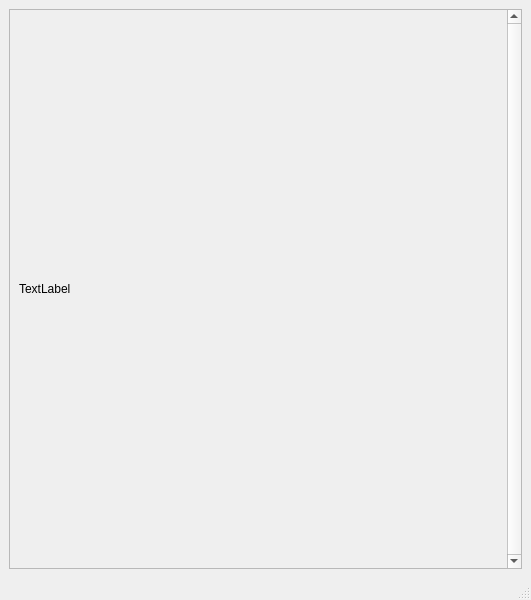
<?xml version="1.0" encoding="UTF-8"?>
<ui version="4.0">
 <class>DebugWindow</class>
 <widget class="QMainWindow" name="DebugWindow">
  <property name="geometry">
   <rect>
    <x>0</x>
    <y>0</y>
    <width>531</width>
    <height>600</height>
   </rect>
  </property>
  <property name="windowTitle">
   <string>MainWindow</string>
  </property>
  <widget class="QWidget" name="centralwidget">
   <property name="sizePolicy">
    <sizepolicy hsizetype="Preferred" vsizetype="Preferred">
     <horstretch>0</horstretch>
     <verstretch>0</verstretch>
    </sizepolicy>
   </property>
   <layout class="QHBoxLayout" name="horizontalLayout_2">
    <item>
     <layout class="QVBoxLayout" name="verticalLayout"/>
    </item>
    <item>
     <widget class="QScrollArea" name="scrollArea">
      <property name="sizePolicy">
       <sizepolicy hsizetype="Preferred" vsizetype="Expanding">
        <horstretch>0</horstretch>
        <verstretch>0</verstretch>
       </sizepolicy>
      </property>
      <property name="verticalScrollBarPolicy">
       <enum>Qt::ScrollBarAlwaysOn</enum>
      </property>
      <property name="widgetResizable">
       <bool>true</bool>
      </property>
      <widget class="QWidget" name="scrollAreaWidgetContents_4">
       <property name="geometry">
        <rect>
         <x>0</x>
         <y>0</y>
         <width>231</width>
         <height>531</height>
        </rect>
       </property>
       <layout class="QVBoxLayout" name="verticalLayout_2">
        <item>
         <widget class="QLabel" name="lb_json">
          <property name="sizePolicy">
           <sizepolicy hsizetype="Expanding" vsizetype="Preferred">
            <horstretch>0</horstretch>
            <verstretch>0</verstretch>
           </sizepolicy>
          </property>
          <property name="text">
           <string>TextLabel</string>
          </property>
         </widget>
        </item>
       </layout>
      </widget>
     </widget>
    </item>
   </layout>
  </widget>
  <widget class="QMenuBar" name="menubar">
   <property name="geometry">
    <rect>
     <x>0</x>
     <y>0</y>
     <width>531</width>
     <height>30</height>
    </rect>
   </property>
  </widget>
  <widget class="QStatusBar" name="statusbar"/>
 </widget>
 <resources/>
 <connections/>
</ui>
